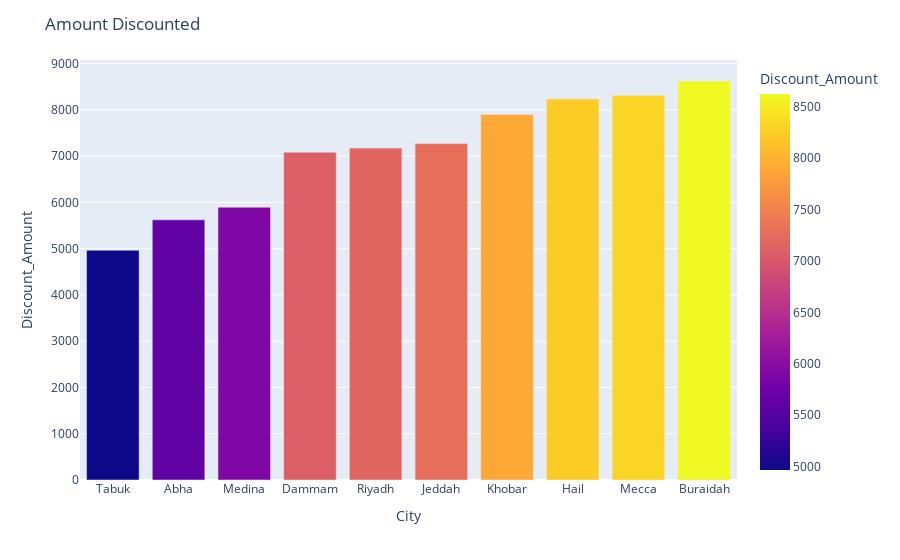

Notebook cell for this chart:
### Code cell
px.bar(total_discounts, x=total_discounts['City'], y=total_discounts['Discount_Amount'], color=total_discounts['Discount_Amount']).update_layout(title='Amount Discounted')

### Figure 1 — Plotly figure (JSON) as saved in the notebook; plotly's stock layout.template omitted (floating-point values rounded to 4 significant figures)
{"data": [{"hovertemplate": "City=%{x}<br>Discount_Amount=%{marker.color}<extra></extra>", "legendgroup": "", "marker": {"color": [4966, 5624, 5897, 7085, 7174, 7272, 7901, 8238, 8315, 8625], "coloraxis": "coloraxis", "pattern": {"shape": ""}}, "name": "", "orientation": "v", "showlegend": false, "textposition": "auto", "type": "bar", "x": ["Tabuk", "Abha", "Medina", "Dammam", "Riyadh", "Jeddah", "Khobar", "Hail", "Mecca", "Buraidah"], "xaxis": "x", "y": [4966, 5624, 5897, 7085, 7174, 7272, 7901, 8238, 8315, 8625], "yaxis": "y"}], "layout": {"barmode": "relative", "coloraxis": {"colorbar": {"title": {"text": "Discount_Amount"}}, "colorscale": [[0, "#0d0887"], [0.1111, "#46039f"], [0.2222, "#7201a8"], [0.3333, "#9c179e"], [0.4444, "#bd3786"], [0.5556, "#d8576b"], [0.6667, "#ed7953"], [0.7778, "#fb9f3a"], [0.8889, "#fdca26"], [1, "#f0f921"]]}, "legend": {"tracegroupgap": 0}, "margin": {"t": 60}, "title": {"text": "Amount Discounted"}, "xaxis": {"anchor": "y", "domain": [0, 1], "title": {"text": "City"}}, "yaxis": {"anchor": "x", "domain": [0, 1], "title": {"text": "Discount_Amount"}}}}
